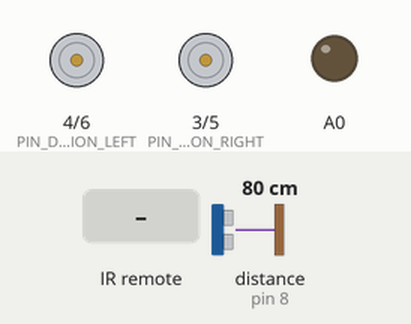
A sketch run on a simulated Arduino Uno, built with avr-gcc and run on an emulated ATmega328P. Parts: direction and speed pins drawn as motors (green arrow = direction pin HIGH = forward, orange = LOW = backward, longer = more drive), output pins drawn as LEDs (lit = HIGH). Wiring (inferred from the names in the program): ultrasonic range finder: trigger pin 7; echo pin 8. Inputs (shaded band) come from the test bench; at power-on: distance to the obstacle (sensor on pin 8) 80 cm. The echo pulse lasts 58.3 µs per cm; pins used as bus, display or sensor lines are not drawn; what the sketch prints to the serial monitor is not drawn.

Above: at 1.2 s.
1.3 s: infrared code 0xBF40FF00 received
At 1.38 s:
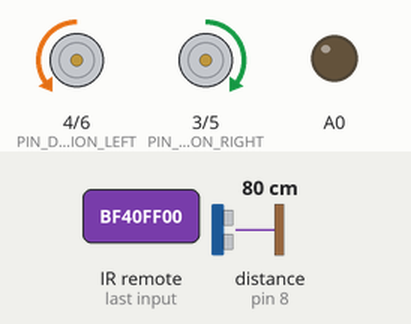
2.9 s: infrared code 0xE619FF00 received
At 2.98 s:
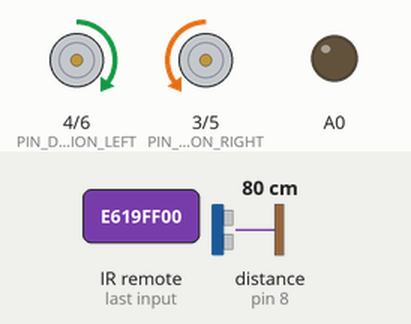
4.5 s: infrared code 0xF807FF00 received
At 4.57 s:
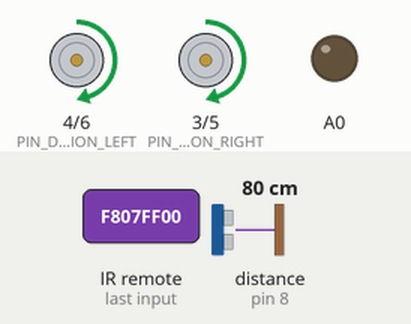
6.1 s: infrared code 0xF609FF00 received
At 6.21 s:
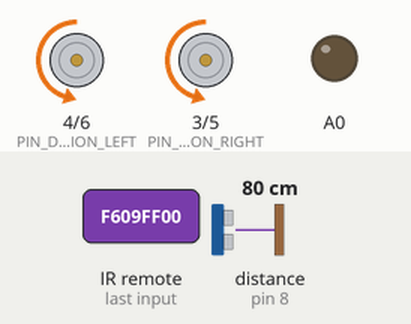
Timing chart, 0 to 9.1 s (numbered marks = the images above; inputs shaded):
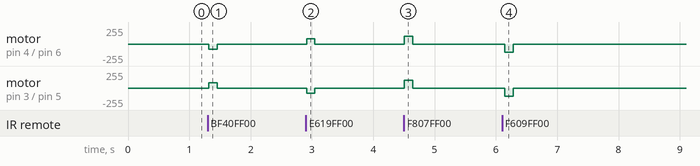

Measured:
- after the input at 1.3 s, motor on pin 4 (PIN_DIRECTION_LEFT) / pin 6 (PIN_MOTOR_PWM_LEFT): stopped → backward 80/255 at once, → stopped 0.14 s later; motor on pin 3 (PIN_DIRECTION_RIGHT) / pin 5 (PIN_MOTOR_PWM_RIGHT): stopped → forward 80/255 at once, → stopped 0.14 s later
- after the input at 2.9 s, motor on pin 4 (PIN_DIRECTION_LEFT) / pin 6 (PIN_MOTOR_PWM_LEFT): stopped → forward 80/255 at once, → stopped 0.14 s later; motor on pin 3 (PIN_DIRECTION_RIGHT) / pin 5 (PIN_MOTOR_PWM_RIGHT): stopped → backward 80/255 at once, → stopped 0.14 s later
- after the input at 4.5 s, motor on pin 4 (PIN_DIRECTION_LEFT) / pin 6 (PIN_MOTOR_PWM_LEFT), motor on pin 3 (PIN_DIRECTION_RIGHT) / pin 5 (PIN_MOTOR_PWM_RIGHT): stopped → forward 120/255 at once, → stopped 0.14 s later
- after the input at 6.1 s, motor on pin 4 (PIN_DIRECTION_LEFT) / pin 6 (PIN_MOTOR_PWM_LEFT), motor on pin 3 (PIN_DIRECTION_RIGHT) / pin 5 (PIN_MOTOR_PWM_RIGHT): stopped → backward 120/255 at once, → stopped 0.14 s later

The sketch:

2-basic-collision-detection.ino
```cpp
#include <IRremote.hpp>

#define IR_CAR_SPEED      80
#define TURN_SPEED        120
#define MOTOR_DIRECTION   0

#define PIN_DIRECTION_LEFT    4
#define PIN_DIRECTION_RIGHT   3
#define PIN_MOTOR_PWM_RIGHT   5
#define PIN_MOTOR_PWM_LEFT    6
#define TRIGGER_PIN           7
#define ECHO_PIN              8
#define PIN_IRREMOTE_RECV     9

const int STOPPING_DISTANCE = 30;

IRrecv irrecv(PIN_IRREMOTE_RECV);

unsigned long lastKeyCode = 0;
unsigned long lastIRUpdateTime = 0;

int distance = 0;
bool isMovingForward = false;

void setup() {
  pinsSetup();
  IrReceiver.begin(PIN_IRREMOTE_RECV, ENABLE_LED_FEEDBACK);

  Serial.begin(9600);
  Serial.println("=== Car Ready ===");
}

void loop() {
  // IR Remote Control
  if (IrReceiver.decode()) {
    if (IrReceiver.decodedIRData.decodedRawData != 0) {
      lastKeyCode = IrReceiver.decodedIRData.decodedRawData;
    }

    switch (lastKeyCode) {
      case 0xBF40FF00:
        isMovingForward = true;
        motorRun(IR_CAR_SPEED, IR_CAR_SPEED);
        break;
      case 0xE619FF00:
        isMovingForward = false;
        motorRun(-IR_CAR_SPEED, -IR_CAR_SPEED);
        break;
      case 0xF807FF00:
        isMovingForward = false;
        motorRun(-TURN_SPEED, TURN_SPEED);
        break;
      case 0xF609FF00:
        isMovingForward = false;
        motorRun(TURN_SPEED, -TURN_SPEED);
        break;
      case 0xFFA857:
        isMovingForward = false;
        motorRun(0, 0);
        break;
    }

    IrReceiver.resume();
    lastIRUpdateTime = millis();
  }
  else if (millis() - lastIRUpdateTime > 120) {
    motorRun(0, 0);
    isMovingForward = false;
    lastIRUpdateTime = millis();
  }

  // Read Ultrasonic Sensor
  digitalWrite(TRIGGER_PIN, LOW);
  delayMicroseconds(2);
  digitalWrite(TRIGGER_PIN, HIGH);
  delayMicroseconds(10);
  digitalWrite(TRIGGER_PIN, LOW);

  long duration = pulseIn(ECHO_PIN, HIGH, 50000);
  distance = duration * 0.030 / 2;

  Serial.print("Distance: ");
  Serial.print(distance);
  Serial.println(" cm");

  // Only stop if going forward
  if (isMovingForward && distance > 0 && distance < STOPPING_DISTANCE) {
    Serial.println("! Too close! Stopping the vehicle.");
    motorRun(0, 0);
    isMovingForward = false;
  }

  delay(40);
}

// HELPER FUNCTIONS
void pinsSetup() {
  pinMode(PIN_DIRECTION_LEFT, OUTPUT);
  pinMode(PIN_DIRECTION_RIGHT, OUTPUT);
  pinMode(PIN_MOTOR_PWM_LEFT, OUTPUT);
  pinMode(PIN_MOTOR_PWM_RIGHT, OUTPUT);
  pinMode(TRIGGER_PIN, OUTPUT);
  pinMode(ECHO_PIN, INPUT);
  pinMode(A0, OUTPUT);
  digitalWrite(A0, LOW);
}

void motorRun(int speedl, int speedr) {
  int dirL = (speedl > 0) ? (0 ^ MOTOR_DIRECTION) : (1 ^ MOTOR_DIRECTION);
  if (speedl < 0) speedl = -speedl;

  int dirR = (speedr > 0) ? (1 ^ MOTOR_DIRECTION) : (0 ^ MOTOR_DIRECTION);
  if (speedr < 0) speedr = -speedr;

  speedl = constrain(speedl, 0, 255);
  speedr = constrain(speedr, 0, 255);

  digitalWrite(PIN_DIRECTION_LEFT, dirL);
  digitalWrite(PIN_DIRECTION_RIGHT, dirR);
  analogWrite(PIN_MOTOR_PWM_LEFT, speedl);
  analogWrite(PIN_MOTOR_PWM_RIGHT, speedr);
}
```
